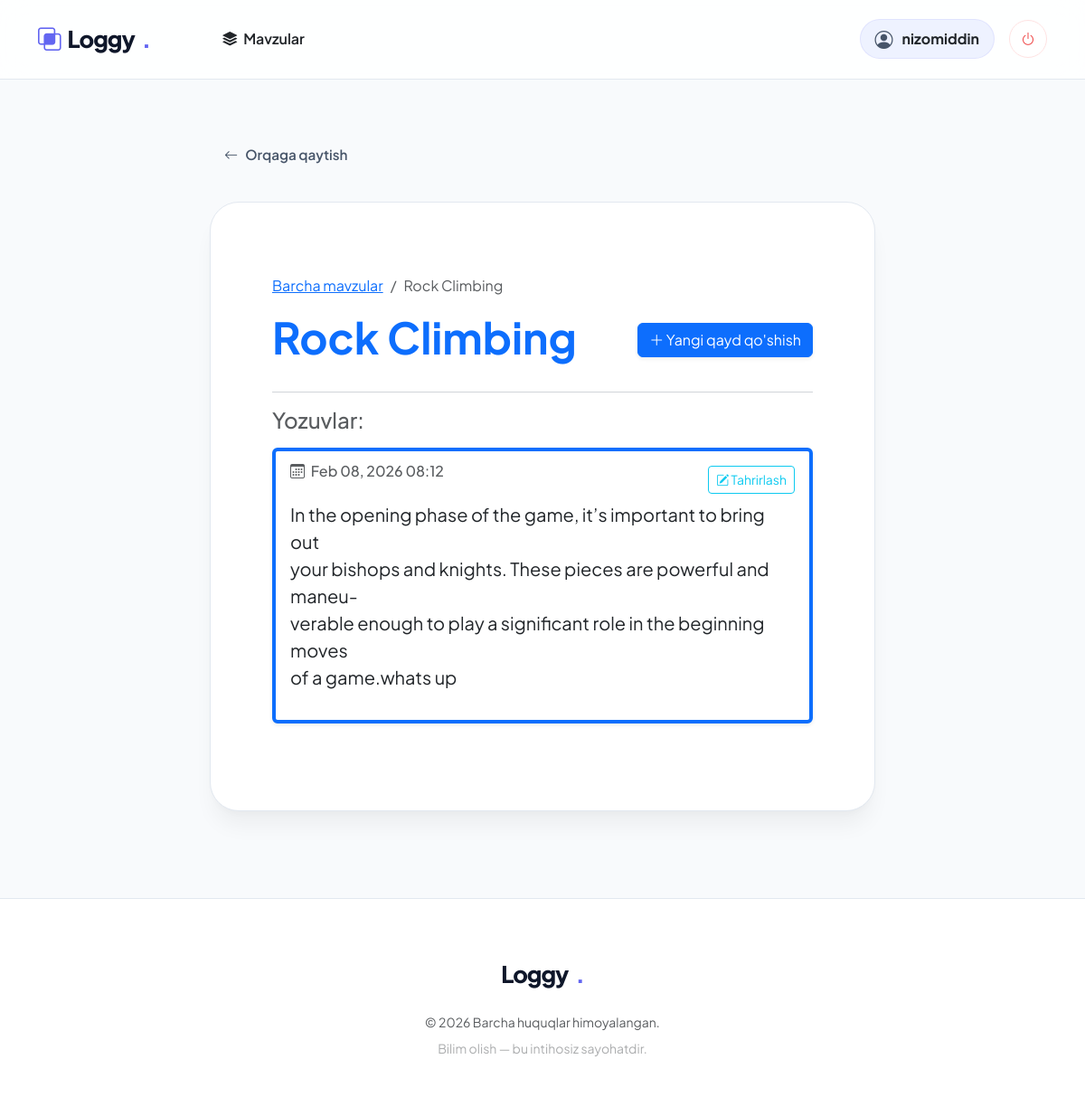
The page /topics/2/ (signed in) on the database its author committed.
### learning_logs/models.py (models this page shows, shortened)
class Topic(models.Model):
    text = models.CharField(max_length=200)
    date_added = models.DateTimeField(auto_now_add=True)
    owner = models.ForeignKey(User, on_delete=models.CASCADE)
    def __str__(self):
        return self.text

class Entry(models.Model):
    topic = models.ForeignKey(Topic, on_delete=models.CASCADE)
    text = models.TextField()
    date_added = models.DateTimeField(auto_now_add=True)
    class Meta:
        verbose_name_plural = 'entries'

### learning_logs/views.py (the view)
# urls.py: path('topics/<int:topic_id>/', views.topic, name='topic'),
@login_required
def topic(request, topic_id):
    topic = get_object_or_404(Topic, id=topic_id)
    if topic.owner != request.user:
        raise Http404
    entries = topic.entry_set.order_by('-date_added')
    context = {'topic': topic, 'entries': entries}
    return render(request, 'learning_logs/topic.html', context)

### learning_logs/templates/learning_logs/topic.html
{% extends 'learning_logs/base.html' %}
{% block content %}
<div class="container py-4">
    <nav aria-label="breadcrumb">
        <ol class="breadcrumb">
            <li class="breadcrumb-item"><a href="{% url 'learning_logs:topics' %}">Barcha mavzular</a></li>
            <li class="breadcrumb-item active" aria-current="page">{{ topic }}</li>
        </ol>
    </nav>
    <div class="d-flex justify-content-between align-items-center mb-4">
        <h1 class="display-5 fw-bold text-primary">{{ topic }}</h1>
        <a href="{% url 'learning_logs:new_entry' topic.id %}" class="btn btn-primary shadow-sm">
            <i class="bi bi-plus-lg"></i> Yangi qayd qo'shish
        </a>
    </div>
    <hr>
    <h4 class="mb-3 text-muted">Yozuvlar:</h4>
    {% for entry in entries %}
        <div class="card mb-3 shadow-sm border-start border-4 border-primary">
            <div class="card-body">
                <div class="d-flex justify-content-between align-items-start mb-2">
                    <h6 class="card-subtitle text-muted italic">
                        <i class="bi bi-calendar3 me-1"></i> {{ entry.date_added|date:'M d, Y H:i' }}
                    </h6>
                    <a href="{% url 'learning_logs:edit_entry' entry.id %}" class="btn btn-sm btn-outline-info">
                        <i class="bi bi-pencil-square"></i> Tahrirlash
                    </a>
                </div>
                <div class="card-text fs-5">
                    {{ entry.text|linebreaks }}
                </div>
            </div>
        </div>
    {% empty %}
        <div class="alert alert-light border text-center py-5">
            <i class="bi bi-chat-dots fs-1 text-muted"></i>
            <p class="mt-3 fs-5">Ushbu mavzu bo'yicha hali hech qanday yozuv yo'q.</p>
            <a href="{% url 'learning_logs:new_entry' topic.id %}" class="btn btn-sm btn-link">Birinchi qaydni qo'shish</a>
        </div>
    {% endfor %}
</div>
{% endblock content %}

### learning_logs/templates/learning_logs/base.html (shortened to what this page needs)
<!DOCTYPE html>
<html lang="uz">
<head>
    <link href="https://cdn.jsdelivr.net/npm/bootstrap@5.3.2/dist/css/bootstrap.min.css" rel="stylesheet">
    <link rel="stylesheet" href="https://cdn.jsdelivr.net/npm/bootstrap-icons@1.11.2/font/bootstrap-icons.css">
</head>
<body class="d-flex flex-column min-vh-100">
    <nav class="navbar navbar-expand-lg sticky-top">
        <div class="container">
            <a class="navbar-brand" href="{% url 'learning_logs:index' %}">
                <i class="bi bi-intersect brand-dot"></i> Loggy<span class="brand-dot">.</span>
            </a>
            <div class="collapse navbar-collapse" id="navbarNav">
                <ul class="navbar-nav me-auto ps-lg-5">
                    <li class="nav-item">
                        <a class="nav-link fw-semibold px-3 text-dark" href="{% url 'learning_logs:topics' %}">
                            <i class="bi bi-stack me-1"></i> Mavzular
                        </a>
                    </li>
                </ul>
                <div class="d-flex align-items-center gap-3">
                    {% if user.is_authenticated %}
                        <div class="user-pill d-none d-sm-flex">
                            <i class="bi bi-person-circle text-accent fs-5"></i>
                            <span class="fw-bold text-dark fs-6">{{ user.username }}</span>
                        </div>
                        <form action="{% url 'users:logout' %}" method="post" class="m-0">
                            <button type="submit" class="logout-btn-circle" title="Chiqish">
                                <i class="bi bi-power"></i>
                            </button>
                        </form>
                    {% else %}
                        <a href="{% url 'users:login' %}" class="btn btn-link text-decoration-none text-dark fw-bold px-4">Kirish</a>
                        <a href="{% url 'users:register' %}" class="btn btn-brand">Boshlash</a>
                    {% endif %}
                </div>
            </div>
        </div>
    </nav>
    <main class="container main-container">
        <div class="row justify-content-center">
            <div class="col-xl-8 col-lg-10">
                {% if request.resolver_match.url_name != 'index' %}
                    <a href="javascript:history.back()" class="back-nav">
                        <i class="bi bi-arrow-left"></i> Orqaga qaytish
                    </a>
                {% endif %}
                <div class="content-box">
                    {% block content %}{% endblock content %}
                </div>
            </div>
        </div>
    </main>
    <footer class="text-center mt-auto">
        <div class="container">
            <div class="mb-4">
                <a class="navbar-brand justify-content-center" href="#">
                    Loggy<span class="brand-dot">.</span>
                </a>
            </div>
            <div class="text-muted small mb-0">
                &copy; 2026 Barcha huquqlar himoyalangan. <br>
                <span class="opacity-50 mt-2 d-block">Bilim olish — bu intihosiz sayohatdir.</span>
            </div>
        </div>
    </footer>
</body>
</html>

### learning_logs/templates/learning_logs/base.html (style rules this page uses)
:root { --accent: #6366f1; --accent-soft: #eef2ff; --surface: #ffffff; --background: #f8fafc; --text-heading: #0f172a; --text-body: #475569; --nav-bg: rgba(255, 255, 255, 0.85); --border: #e2e8f0; }
body { font-family: 'Plus Jakarta Sans', sans-serif; background-color: var(--background); color: var(--text-body); -webkit-font-smoothing: antialiased; text-rendering: optimizeLegibility; overflow-x: hidden; }
.navbar-brand { font-weight: 800; font-size: 1.6rem; letter-spacing: -1px; color: var(--text-heading) !important; display: flex; align-items: center; gap: 8px; }
.brand-dot { color: var(--accent); }
.navbar { padding: 1.2rem 0; backdrop-filter: blur(16px) saturate(180%); background: var(--nav-bg); border-bottom: 1px solid var(--border); transition: all 0.3s ease; }
.content-box { background: var(--surface); border-radius: 32px; padding: 3.5rem; border: 1px solid var(--border); box-shadow: 0 4px 6px -1px rgba(0, 0, 0, 0.02), 0 20px 25px -5px rgba(0, 0, 0, 0.05); transition: transform 0.3s ease; }
.user-pill { background: var(--accent-soft); padding: 6px 16px; border-radius: 100px; display: flex; align-items: center; gap: 10px; border: 1px solid rgba(99, 102, 241, 0.1); }
.logout-btn-circle { width: 42px; height: 42px; border-radius: 50%; display: flex; align-items: center; justify-content: center; background: #fff; color: #ef4444; border: 1px solid #fee2e2; transition: all 0.2s; }
.back-nav { display: inline-flex; align-items: center; gap: 8px; color: var(--text-body); text-decoration: none; font-weight: 600; font-size: 0.95rem; margin-bottom: 2rem; padding: 8px 16px; border-radius: 12px; transition: all 0.2s; }
.main-container { margin-top: 4rem; margin-bottom: 6rem; }
footer { background: var(--surface); padding: 4rem 0; border-top: 1px solid var(--border); }
.content-box { animation: fadeIn 0.6s ease-out; }

### rows shown on the page
Topic: text "Rock Climbing"
Entry: date_added "Feb 08, 2026 08:12", text "In the opening phase of the game, it’s important to bring out your bishops and knights. These pieces are powerful and maneu- verable enough to play a significant role in the beginning moves of a game.whats up"

### other values the page prints
{{ user.username }} "nizomiddin"
